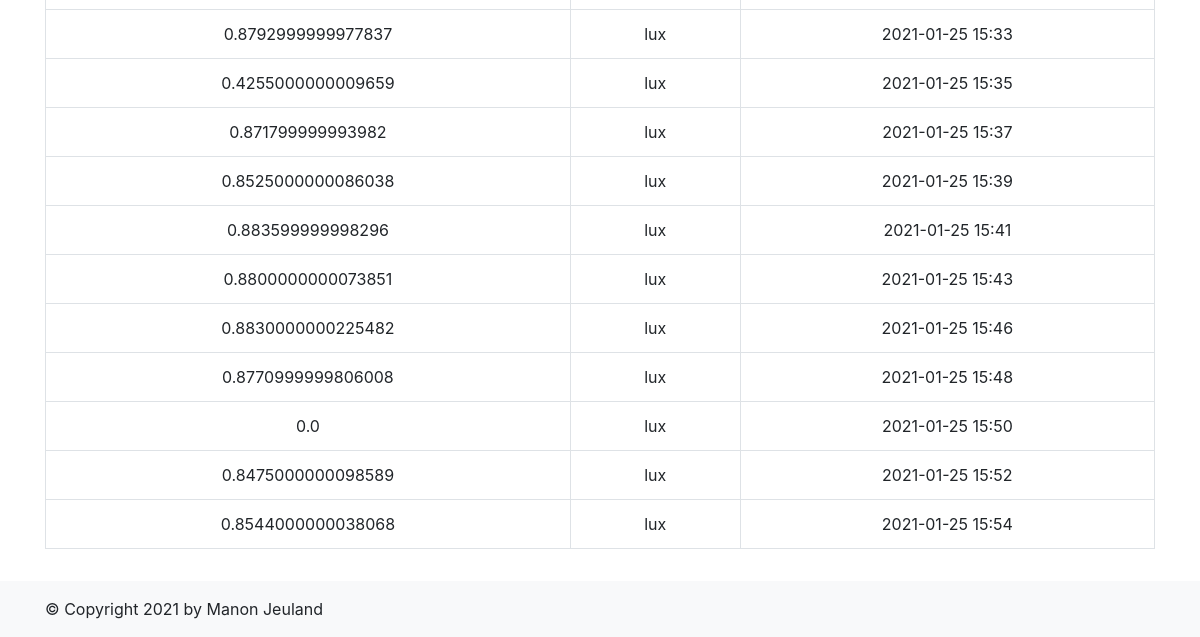
/capteur/1 (lower part), run on an earlier commit of the app's database.
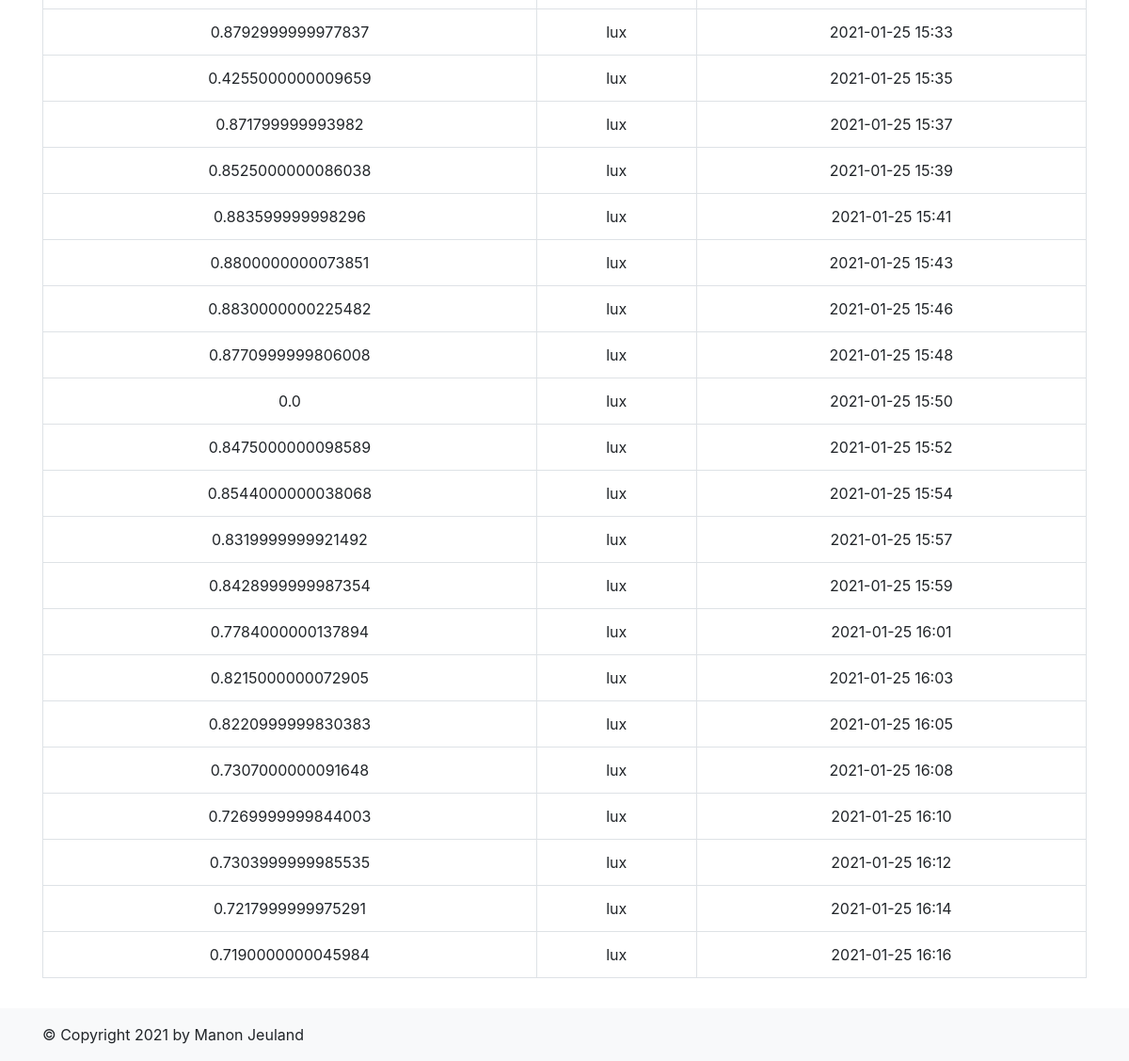
And on a later commit of the database.
### models.py (models this page shows, shortened)
class Donnee(Base):
    __tablename__ = 'donnee'
    id = Column(Integer, primary_key=True)
    value = Column(Float, nullable=False)
    unite = Column(String(50), nullable=False)
    date = Column(DateTime, nullable=False, default=datetime.utcnow)
    capteurid = Column(Integer, ForeignKey('capteur.name'), nullable=False)
    def date_str(self):
        return str(self.date)

### App.py (the view)
@app.route ('/capteur/<idcapteur>', methods=['GET', 'POST'])
def page_capteur(idcapteur):
    capteurs = models.Capteur.query.filter(models.Capteur.id == idcapteur).all()
    donneestable = models.Donnee.query.filter(models.Donnee.capteurid == idcapteur)
    return render_template('capteur.html', idcapteur=idcapteur, capteurs=capteurs, donneestable=donneestable)

### templates/capteur.html (shortened to what this page needs)
{% extends "base.html" %}
{% set active_page = "capteur" %}
{% block content %}
{% if donneestable %}
    <table class="table table-bordered table-hover">
        <tbody>
            {% for donnee in donneestable %}
            <tr>
                <td>{{donnee.value}}</td>
                <td>{{donnee.unite}}</td>
                <td>{{donnee.date_str()[0:16]}}</td>
            </tr>
            {% endfor %}
        </tbody>
    </table>
{% endif %}
{% endblock %}

### templates/base.html (shortened to what this page needs)
<!DOCTYPE html>
<html lang="en">
<head>
    {% block head %}
    <link rel="stylesheet" type="text/css" href="{{ url_for('static', filename='style.css') }}">
    <link rel="stylesheet" type="text/css" href="https://cdnjs.cloudflare.com/ajax/libs/Chart.js/2.9.4/Chart.css">
    {{ bootstrap.load_css() }}
    {% endblock %}
</head>
<body>
    <div class="container site-content my-3">{% block content %}{% endblock %}</div>
    <div class="footer mt-auto py-3 bg-light">
        <div class="container">
            {% block footer %}
        &copy; Copyright 2021 by Manon Jeuland
        {% endblock %}
        </div>
    </div>
</body>
</html>

### static/style.css (style rules this page uses)
body { margin: 0; display: flex; flex-direction: column; min-height: 100vh; }
.site-content { flex: 1; }
table, th, td { text-align: center; }

What changed in the data, as far as the page shows it:
added Donnee: value "0.8319999999921492", unite "lux", date "2021-01-25 15:57"
added Donnee: value "0.8428999999987354", unite "lux", date "2021-01-25 15:59"
added Donnee: value "0.7784000000137894", unite "lux", date "2021-01-25 16:01"
added Donnee: value "0.8215000000072905", unite "lux", date "2021-01-25 16:03"
added Donnee: value "0.8220999999830383", unite "lux", date "2021-01-25 16:05"
added Donnee: value "0.7307000000091648", unite "lux", date "2021-01-25 16:08"
added Donnee: value "0.7269999999844003", unite "lux", date "2021-01-25 16:10"
added Donnee: value "0.7303999999985535", unite "lux", date "2021-01-25 16:12"
added Donnee: value "0.7217999999975291", unite "lux", date "2021-01-25 16:14"
added Donnee: value "0.7190000000045984", unite "lux", date "2021-01-25 16:16"
